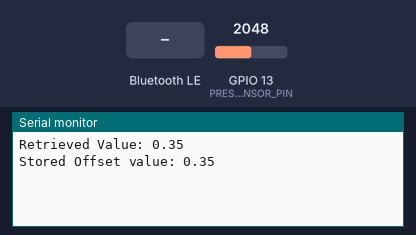
The sketch below on a simulated ESP32. On the bench: the last lines printed to the serial monitor. The test bench sets the inputs (shaded band); at power-on: GPIO 13 (PRESSURE_SENSOR_PIN) = 2048. EEPROM starts erased; nothing arrives over Bluetooth unless stated; a phone connects over Bluetooth LE 3 s after start.

Above: at 2.2 s.
2.3 s: Bluetooth LE write "od" received
At 2.9 s:
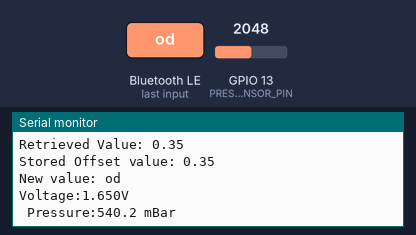
3.8 s: Bluetooth LE write "pair" received
At 5.0 s:
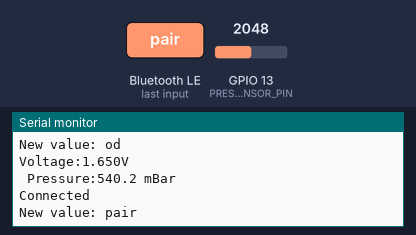
5.3 s: Bluetooth LE write "enterp" received
At 6.4 s:
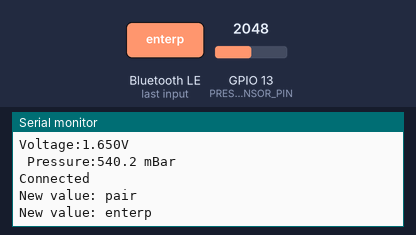
6.8 s: Bluetooth LE write "calp" received
At 7.6 s:
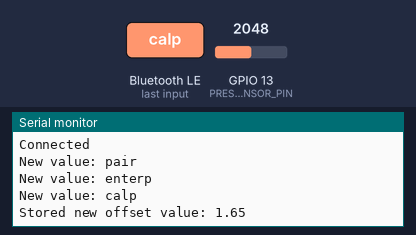
8.3 s: Bluetooth LE write "exitp" received
At 8.7 s:
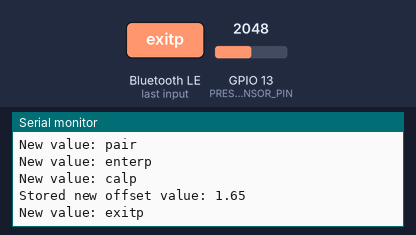
9.8 s: Bluetooth LE write "unit" received
At 11.0 s:
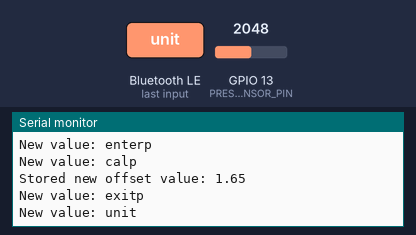

The sketch:

pressure_sensor_esp32.ino
```cpp
// Define the MAC address of the receiver ESP32
//uint8_t mainBoardMacAddress[] = { 0xAA, 0xBB, 0xCC, 0xDD, 0xEE, 0xFF };
#define PRESSURE_SENSOR_PIN 13    // Output pin of pressure sensor
#include "local_store.h"
#include "pressure.h"
#include "ble_server.h"

void setup() {
  Serial.begin(115200);

  configBLE();
  OffSet = getOffset();
  Serial.print("Stored Offset value: ");
  Serial.println(OffSet);

}

void loop() {
  delay(100);
}
```

ble_server.h
```cpp
#include <BLEDevice.h>  // Required Library
#include <BLEServer.h>  // Required Library
#include <Arduino.h>

// Define service and all characteristic uuid
#define SERVICE_UUID "4fafc201-1fb5-459e-8fcc-c5c9c331914b"
#define CHAR_UUID "4a37b01d-364e-44d9-9335-770e2025b29f"

#define ENTER "ENTERP"
#define CAL "CALP"
#define EXIT "EXITP"
#define TAG "p:"

#define UNIT "unit:mbar"
#define INFO "info:v1.1"

BLEServer* pServer = NULL;  // BLEServer object creation

// All charateristic object creation
BLECharacteristic* characteristic = NULL;

bool deviceConnected = false;

String receivedData;

// Callback function for checking the BLE is connected to anything or not
class MyServerCallbacks : public BLEServerCallbacks {
  void onConnect(BLEServer* pServer) {
    deviceConnected = true;
    Serial.println("Connected");
  };

  void onDisconnect(BLEServer* pServer) {
    deviceConnected = false;
    pServer->startAdvertising();
  }
};

// Function for sending data on desired characteristic
void send_data(String data2) {
  String data = TAG + data2;
  characteristic->setValue(data.c_str());  // sending from esp32
  characteristic->notify();                // Notify the client for receiving data
}

// Callback function for receiving data from client and process it
class MyCallbacks : public BLECharacteristicCallbacks {
  void onWrite(BLECharacteristic* pCharacteristic) {
    std::string value = pCharacteristic->getValue();
    receivedData = "";
    if (value.length() > 0) {
      for (int i = 0; i < value.length(); i++) {
        receivedData += value[i];
      }
      Serial.print("New value: ");
      Serial.println(receivedData);
      if (receivedData == "od") {
        float pHValue = getPressure();
        send_data((String) pHValue);

      }
      else if (receivedData == "pair") {
        send_data("pair");
      }
      else if (receivedData == "enterp") {
        int status = 1;
        send_data((String)status);
      }
      else if (receivedData.indexOf("calp") >= 0) {
        for(int i=0;i<10;i++){
          V = analogRead(PRESSURE_SENSOR_PIN) * (3.3 / 4095.0);
          if (OffSet < V){
            OffSet = V;
          }
        }
        Serial.print("Stored new offset value: ");
        Serial.println(OffSet);
        putOffset(OffSet);
        int status = 2;
        send_data((String)status);

      }
      else if (receivedData == "exitp") {
        int status = 3;
        send_data((String)status);
      }
      else if (receivedData == "unit") {
        send_data((String)UNIT);
      }
      else if (receivedData == "info") {
        send_data((String)INFO);
      }
    }
  }
};

// Function for creating a service and multiple characteristics and configure BLE in esp32
void configBLE() {
  BLEDevice::init("Pressure_RN");                   // BLE Initialization
  pServer = BLEDevice::createServer();             // Create a BLE Server
  pServer->setCallbacks(new MyServerCallbacks());  // Set the callback function for checking the device is connected or not

  BLEService* pService = pServer->createService(SERVICE_UUID);  // Create a service on the server

  // Create characteristic for EC value
  characteristic = pService->createCharacteristic(
    CHAR_UUID, BLECharacteristic::PROPERTY_READ
                 | BLECharacteristic::PROPERTY_WRITE | BLECharacteristic::PROPERTY_NOTIFY);

  characteristic->setCallbacks(new MyCallbacks());

  pService->start();  // Start the server

  // Start advertisment
  pServer->getAdvertising()->addServiceUUID(pService->getUUID());
  pServer->getAdvertising()->start();

  delay(1000);
}
```

local_store.h
```cpp
#include <Preferences.h>

Preferences preferences;

float getOffset() {

  preferences.begin("myApp", false);

  // Retrieve the float value
  //float retrievedValue = preferences.getFloat("offset", 0.0); // 0.0 is the default value if "myFloatKey" is not found
  float retrievedValue = 0.354; // Manual instruction. This was was Pressure01 in Fe
  Serial.print("Retrieved Value: ");
  Serial.println(retrievedValue);

  preferences.end();

  return retrievedValue;
}

void putOffset(float offsetValue) {
  preferences.begin("myApp", false);
  preferences.putFloat("offset", offsetValue);
  preferences.end();
}
```

pressure.h
```cpp
/************************************************************
  Calibration: connect the 3 pin wire to the ESP-32 (VCC, GND and Signal)
  without connecting the sensor to the water pipe and run the program
  for once. Mark down the LOWEST voltage value through the serial
  monitor and revise the "OffSet" value to complete the calibration.

  After the calibration the sensor is ready for measuring!
**************************************************************/

float OffSet = 0.383;  // Offset voltage

float V, P;

// Function for getting pressure from sensor
float getPressure() {
  //Connect sensor to Analog 0
  V = analogRead(PRESSURE_SENSOR_PIN) * (3.3 / 4095.0);  //Sensor output voltage
  //V = analogRead(PRESSURE_SENSOR_PIN) * (5 / 1024);  //Sensor output voltage

  P = (V - OffSet) * 250;                                //Calculate water pressure
  P = ((P / 100) / 6) * 1000 ; // / 100 To turn Kpa to Bar // / 7 for calibratingfactor for Preassure03 // * 1000 for mbar

  Serial.print("Voltage:");
  Serial.print(V, 3);
  Serial.println("V");

  Serial.print(" Pressure:");
  Serial.print(P, 1);
  Serial.println(" mBar");
  Serial.println();

  return P;
}
```

Measured:
- after the input at 2.3 s, the serial monitor: prints a new line after 0.05 s (image 1)
- after the input at 3.8 s, the serial monitor: prints a new line after 0.05 s (image 2)
- after the input at 5.3 s, the serial monitor: prints a new line after 0.05 s (image 3)
- after the input at 6.8 s, the serial monitor: prints a new line after 0.05 s (image 4)
- after the input at 8.3 s, the serial monitor: prints a new line after 0.05 s (image 5)
- after the input at 9.8 s, the serial monitor: prints a new line after 0.05 s (image 6)
